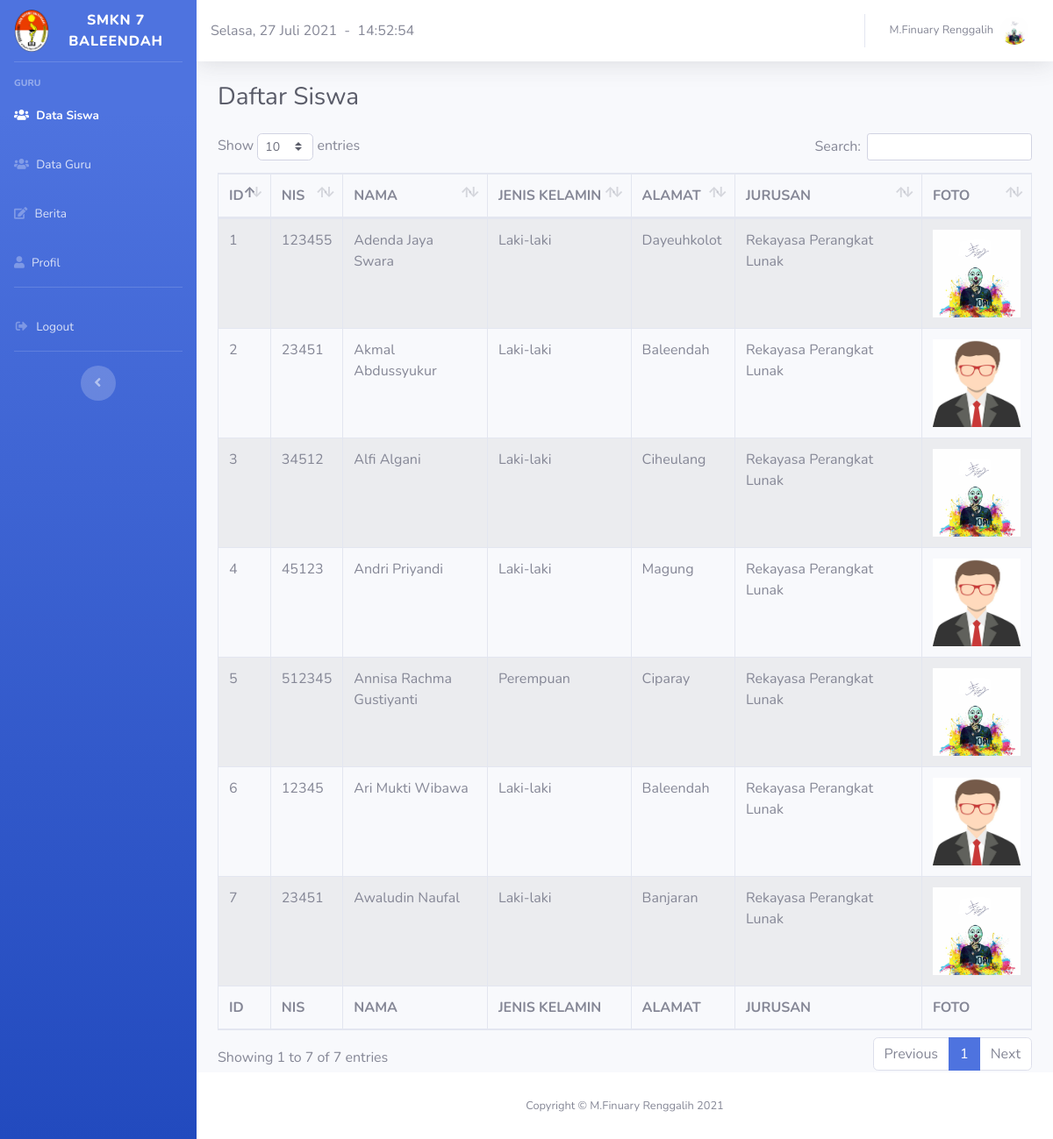
Page /halaman_guru/halaman_guru.php (signed in) on the committed database.
### tables this page shows
CREATE TABLE `user` (
  `id` int(11) NOT NULL,
  `nama` varchar(225) NOT NULL,
  `email` varchar(225) NOT NULL,
  `password` varchar(225) NOT NULL,
  `level` varchar(225) NOT NULL,
  `foto` varchar(225) NOT NULL
);

CREATE TABLE `siswa` (
  `id` int(11) NOT NULL,
  `nis` varchar(11) NOT NULL,
  `nama` varchar(225) NOT NULL,
  `jenis_kelamin` varchar(225) NOT NULL,
  `alamat` varchar(225) NOT NULL,
  `jurusan` varchar(225) NOT NULL,
  `foto` varchar(225) NOT NULL
);

### halaman_guru/halaman_guru.php (the view, shortened to what this page needs)
<!DOCTYPE html>
<html lang="en">
<head>
  <link href="vendor/fontawesome-free/css/all.min.css" rel="stylesheet" type="text/css">
  <link href="css/sb-admin-2.min.css" rel="stylesheet">
  <link href="vendor/datatables/dataTables.bootstrap4.min.css" rel="stylesheet">
</head>
<body id="page-top">
  <div id="wrapper">
    <ul class="navbar-nav bg-gradient-primary sidebar sidebar-dark accordion" id="accordionSidebar">
      <a class="sidebar-brand d-flex align-items-center justify-content-center" href="index.html">
        <div class="sidebar-brand-icon">
          <img src="../images/foto.png" height="50">
        </div>
        <div class="sidebar-brand-text mx-3">SMKN 7 BALEENDAH</div>
      </a>
      <hr class="sidebar-divider">
      <div class="sidebar-heading">
        Guru
      </div>
      <li class="nav-item active">
        <a class="nav-link collapsed" href="" data-toggle="collapses" data-target="#collapseTwo" aria-expanded="true" aria-controls="collapseTwo">
          <i class="fa fa-users"></i>
          <span>Data Siswa</span>
        </a>
      </li>
      <li class="nav-item">
        <a class="nav-link collapsed" href="guru/guru.php" data-toggle="collapses" data-target="#collapsePages" aria-expanded="true" aria-controls="collapsePages">
          <i class="fa fa-users"></i>
          <span>Data Guru</span>
        </a>
      </li>
      <li class="nav-item">
        <a class="nav-link collapsed" href="berita/berita.php" data-toggle="collapses" data-target="#collapseUtilities" aria-expanded="true" aria-controls="collapseUtilities">
          <i class="fa fa-edit"></i>
          <span>Berita</span>
        </a>
      </li>
      <li class="nav-item">
        <a class="nav-link collapsed" href="profil/profil.php" data-toggle="collapses" data-target="#collapsePagess" aria-expanded="true" aria-controls="collapsePagess">
          <i class="fa fa-user"></i>
          <span>Profil</span></a>
      </li>
      <hr class="sidebar-divider d-none d-md-block">
      <li class="nav-item">
        <a class="nav-link" href="../login/logout.php">
          <i class="fas fa-fw fa-sign-out-alt"></i>
          <span>Logout</span></a>
      </li>
      <hr class="sidebar-divider d-none d-md-block">
      <div class="text-center d-none d-md-inline">
        <button class="rounded-circle border-0" id="sidebarToggle"></button>
      </div>
    </ul>
    <div id="content-wrapper" class="d-flex flex-column">
      <div id="content">
        <nav class="navbar navbar-expand navbar-light bg-white topbar mb-4 static-top shadow">
          <script lang="JavaScript">document.write(tanggallengkap);</script>&nbsp;&nbsp;-&nbsp;&nbsp;
          <div id="jam"></div>
          <ul class="navbar-nav ml-auto">
            <li class="nav-item dropdown no-arrow">
              <?php
              $id = $_SESSION['id'];
              include "../koneksi.php";
              $sql = mysqli_query($koneksi, "SELECT * FROM user WHERE id = '$id'");
              while($data = mysqli_fetch_array($sql)) {
              ?>
              <a class="nav-link dropdown-toggle" href="#" id="userDropdown" role="button" data-toggle="dropdown" aria-haspopup="true" aria-expanded="false">
                <span class="mr-2 d-none d-lg-inline text-gray-600 small"><?php echo $data['nama']; ?></span>
                <?php echo "<img class='img-profile rounded-circle' src='../halaman_admin/images/".$data['foto']."' width='350' height='350'>"; ?>
              </a>
            <?php } ?>
            </li>
          </ul>
        </nav>
        <div class="container-fluid">
  <h1 class="h3 mb-4 text-gray-800">Daftar Siswa</h1>
      <div class="table-responsive">
        <table id="dataTable" class="table table-striped table-bordered data" width="100%" cellspacing="0">
          <thead>
            <tr>
              <th>ID</th>
              <th>NIS</th>
              <th>NAMA</th>
              <th>JENIS KELAMIN</th>
              <th>ALAMAT</th>
              <th>JURUSAN</th>
              <th>FOTO</th>
            </tr>
          </thead>
          <tfoot>
            <tr>
              <th>ID</th>
              <th>NIS</th>
              <th>NAMA</th>
              <th>JENIS KELAMIN</th>
              <th>ALAMAT</th>
              <th>JURUSAN</th>
              <th>FOTO</th>
            </tr>
          </tfoot>
          <tbody>
            <?php
              include "../koneksi.php";
              $id = 0;
              $sql = mysqli_query($koneksi, "SELECT * FROM siswa ORDER BY nama ASC");
              while($data = mysqli_fetch_array($sql)) {
                $id++;
                echo "<tr>";
                echo "<td>$id</td>";
                echo "<td>".$data['nis']."</td>";
                echo "<td width='150'>".$data['nama']."</td>";
                echo "<td width='150'>".$data['jenis_kelamin']."</td>";
                echo "<td>".$data['alamat']."</td>";
                echo "<td width='210'>".$data['jurusan']."</td>";
                echo "<td><img src='../halaman_admin/images/".$data['foto']."' width='100' height='100'></td>";
                echo "</tr>";
              }
            ?>
          </tbody>
        </table>
      </div>
  </div>
      </div>
      <footer class="sticky-footer bg-white">
        <div class="container my-auto">
          <div class="copyright text-center my-auto">
            <span>Copyright &copy; M.Finuary Renggalih <?= date('Y'); ?></span>
          </div>
        </div>
      </footer>
    </div>
  </div>
</body>
</html>

### rows in the picture
user: nama "M.Finuary Renggalih", foto (placeholder picture)
siswa: nis "123455", nama "Adenda Jaya Swara", jenis_kelamin "Laki-laki", alamat "Dayeuhkolot", jurusan "Rekayasa Perangkat Lunak", foto (placeholder picture)
siswa: nis "23451", nama "Akmal Abdussyukur", jenis_kelamin "Laki-laki", alamat "Baleendah", jurusan "Rekayasa Perangkat Lunak", foto (placeholder picture)
siswa: nis "34512", nama "Alfi Algani", jenis_kelamin "Laki-laki", alamat "Ciheulang", jurusan "Rekayasa Perangkat Lunak", foto (placeholder picture)
siswa: nis "45123", nama "Andri Priyandi", jenis_kelamin "Laki-laki", alamat "Magung", jurusan "Rekayasa Perangkat Lunak", foto (placeholder picture)
siswa: nis "512345", nama "Annisa Rachma Gustiyanti", jenis_kelamin "Perempuan", alamat "Ciparay", jurusan "Rekayasa Perangkat Lunak", foto (placeholder picture)
siswa: nis "12345", nama "Ari Mukti Wibawa", jenis_kelamin "Laki-laki", alamat "Baleendah", jurusan "Rekayasa Perangkat Lunak", foto (placeholder picture)
siswa: nis "23451", nama "Awaludin Naufal", jenis_kelamin "Laki-laki", alamat "Banjaran", jurusan "Rekayasa Perangkat Lunak", foto (placeholder picture)
